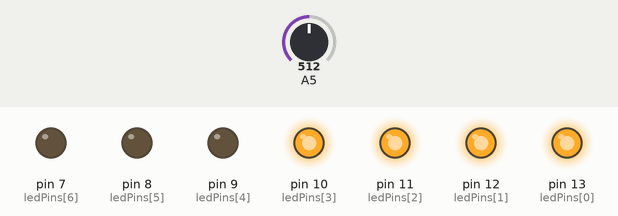
This sketch was run on a simulated Arduino Uno, built with avr-gcc and run on an emulated ATmega328P. Shown: output pins drawn as LEDs (lit = HIGH). Inputs (shaded band) come from the test bench; at power-on: A5 = 512.

Above: at 0.9 s.
1.3 s: A5 set to 621
4.3 s: A5 set to 652
At 4.51 s:
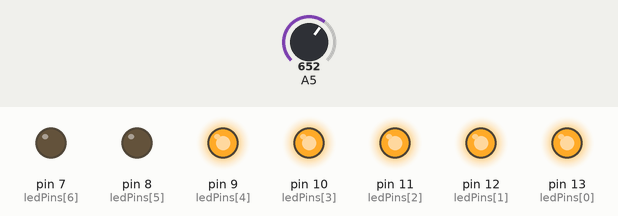
7.3 s: A5 set to 511
At 7.81 s:
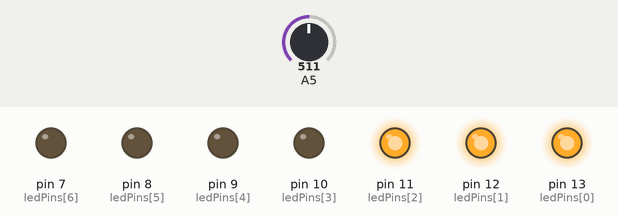
10.3 s: A5 set to 395
13.3 s: A5 set to 365
At 13.52 s:
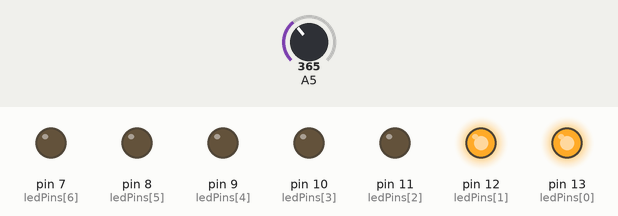
16.3 s: A5 set to 716
At 16.83 s:
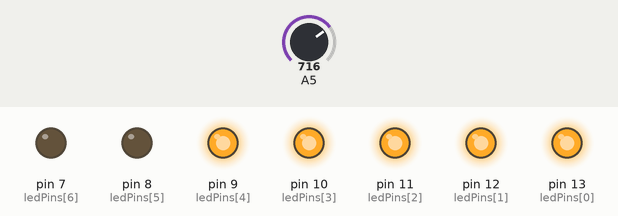
Timing chart, 0 to 19.3 s (numbered marks = the images above; inputs shaded):
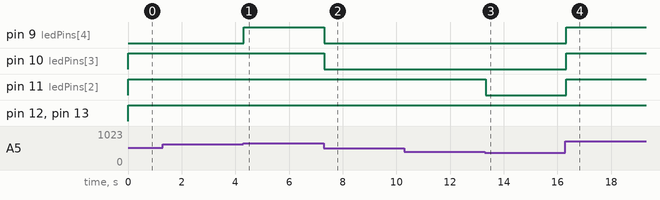

Measured:
- the behaviour switches between 639 and 640 on A5 (found by bisection; images 0 and 1)
- the behaviour switches between 384 and 383 on A5 (found by bisection; images 2 and 3)
- after the input at 4.3 s, pin 9 (ledPins[4]): LOW → HIGH at once
- after the input at 7.3 s, pin 9 (ledPins[4]), pin 10 (ledPins[3]): HIGH → LOW at once
- after the input at 13.3 s, pin 11 (ledPins[2]): HIGH → LOW at once
- after the input at 16.3 s, pin 9 (ledPins[4]), pin 10 (ledPins[3]), pin 11 (ledPins[2]): LOW → HIGH at once

The sketch:

Assignment4.ino
```cpp
// C++ code
//
int ledPins [] = {13, 12, 11, 10, 9, 8, 7};

void setup()
{
  for (int i = 0; i < sizeof ledPins /sizeof ledPins[0]; i++) {
    pinMode(ledPins[i], OUTPUT);
  }
}

void loop()
{
  int potVal = analogRead(A5);
  int ledCount = map(potVal, 0, 1023, 0, 8);
  for (int i = 0; i < ledCount; i++) {
    digitalWrite(ledPins[i], HIGH);
  }

  delay(100);

  for (int i = 0; i < sizeof ledPins / sizeof ledPins[0]; i++) {
    digitalWrite(ledPins[i], LOW);
  }
}
```
